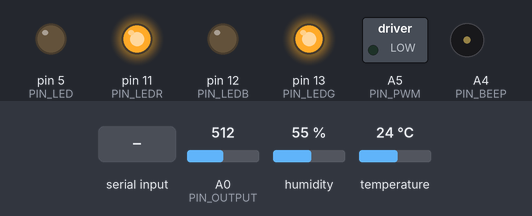
Bench run of a sketch on a simulated Arduino Uno, built with avr-gcc and run on an emulated ATmega328P. Parts: switched loads named in the sketch (green lamp = pin HIGH), output pins drawn as LEDs (lit = HIGH), buzzer (waves = sounding, pin HIGH). The test bench sets the inputs (shaded band); at power-on: A0 (PIN_OUTPUT) = 512, humidity 55 %, temperature 24 °C. What the sketch prints to the serial monitor is not drawn.

Above: at 2.2 s.
2.3 s: "O;" received over the second serial link
At 2.9 s:
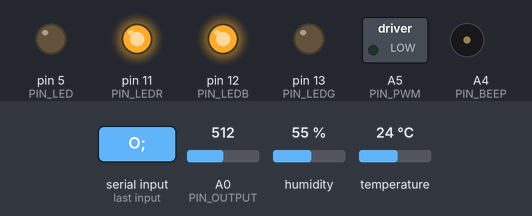
At 3.6 s:
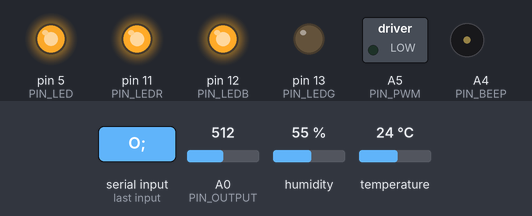
4.6 s: "+;" received over the second serial link
6.9 s: A0 (PIN_OUTPUT) set to 716
Timing chart, 0 to 15.1 s (numbered marks = the images above; inputs shaded):
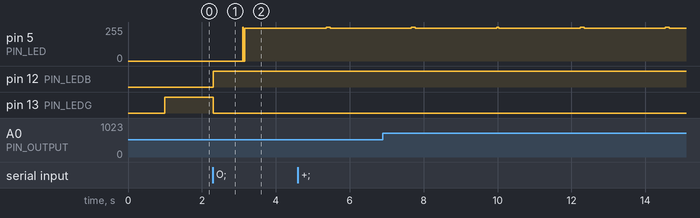

The sketch:

SAP-Arduino.ino
```cpp
#include <SoftwareSerial.h>
#include <ArduinoJson.h>
#include <dht11.h>
#include "GP2Y1010AU0F.h"
#define DHT11PIN 2
#define PIN_LED 5
#define PIN_OUTPUT A0
#define PIN_PWM A5
#define PIN_BEEP A4
#define PIN_LEDR 11
#define PIN_LEDB 12
#define PIN_LEDG 13
#define FILTER_N 200

// Library Init
GP2Y1010AU0F GP2Y1010AU0F(PIN_LED, PIN_OUTPUT);
SoftwareSerial SoftSerial(8, 9); // RX, TX
dht11 DHT11;

bool mode=false;
bool motor=false;
int mspeed=100;
int temp=0;
int hyd=0;
double pm=0.0;
int aqi=0;
int AQIL=80;
int AQIH=150;
int t=0;
bool warning = false;
int warning_c = 0;
char data_f='\0';

bool initF = false;
String productId = "S1Oy49-Pg";
String productSecret = "f19f86887820e73d0815d50a2ae888562831857c";

double getPM() {
  int i;
  double filter_sum = 0.0;
  double filter_max, filter_min;
  double filter_buf[FILTER_N];
  for(i = 0; i < FILTER_N; i++) {
    filter_buf[i] = GP2Y1010AU0F.getOutputV();
    delay(1);
  }
  filter_max = filter_buf[0];
  filter_min = filter_buf[0];
  filter_sum = filter_buf[0];
  for(i = FILTER_N - 1; i > 0; i--) {
    if(filter_buf[i] > filter_max)
      filter_max=filter_buf[i];
    else if(filter_buf[i] < filter_min)
      filter_min=filter_buf[i];
    filter_sum = filter_sum + filter_buf[i];
    filter_buf[i] = filter_buf[i - 1];
  }
  i = FILTER_N - 2;
  filter_sum = filter_sum - filter_max - filter_min + i / 2.0; // +i/2 的目的是为了四舍五入
  filter_sum = filter_sum / i;
  double outputV = filter_sum;
  double ugm3 = GP2Y1010AU0F.getDustDensity(outputV); //计算灰尘浓度
  return(ugm3);
}

void getTemp () {
  int chk = DHT11.read(DHT11PIN);
  switch (chk)
  {
    case DHTLIB_OK:
      break;
    case DHTLIB_ERROR_CHECKSUM:
      Serial.println("Checksum error");
      break;
    case DHTLIB_ERROR_TIMEOUT:
      Serial.println("Time out error");
      break;
    default:
      Serial.println("Unknown error");
      break;
  }
}

void setup() {
  // Open serial communications and wait for port to open:
  Serial.begin(9600);
  while (!Serial) {
    ; // wait for serial port to connect. Needed for native USB port only
  }
  // set the data rate for the SoftwareSerial port
  SoftSerial.begin(9600);
  delay(1000);
  pinMode(PIN_PWM,OUTPUT);
  pinMode(PIN_BEEP,OUTPUT);
  pinMode(PIN_LEDR,OUTPUT);
  pinMode(PIN_LEDB,OUTPUT);
  pinMode(PIN_LEDG,OUTPUT);
  analogWrite(PIN_PWM,100);
  digitalWrite(PIN_BEEP,LOW);
  digitalWrite(PIN_LEDR,HIGH);
  digitalWrite(PIN_LEDB,LOW);
  digitalWrite(PIN_LEDG,HIGH);

  SoftSerial.print("+P:" + productId + ',' + productSecret + ';');
  Serial.println("DEBUG|P:" + productId + ',' + productSecret);
}

void loop() { // run over and over
  if (SoftSerial.available()) {
    String msg = SoftSerial.readStringUntil(';');
    msg = msg.substring(msg.indexOf("+") + 1);
    if (msg == "O") {
      initF = true;
      digitalWrite(PIN_LEDR,HIGH);
      digitalWrite(PIN_LEDB,HIGH);
      digitalWrite(PIN_LEDG,LOW);
    }else{
      if (initF) {
        StaticJsonBuffer<200> jsonBuffer;
        JsonObject& root = jsonBuffer.parseObject(msg);
        if(root.containsKey("MODE")) {
          mode = root["MODE"];
        }
        if(root.containsKey("M")) {
          motor = root["M"];
        }
        if(root.containsKey("S")) {
          mspeed = root["S"];
        }
        if(root.containsKey("AQIL")) {
          AQIL = root["AQIL"];
        }
        if(root.containsKey("AQIH")) {
          AQIH = root["AQIH"];
        }
        //sscanf(msg,"C:%d:%d:%d:%d:%d",mode,motor,mspeed,AQIL,AQIH);
        msg="";
        SoftSerial.flush();
        Serial.print("DEBUG|");
        Serial.print("Mode:");
        Serial.print(mode);
        Serial.print("|Motor:");
        Serial.print(motor);
        Serial.print("|Speed:");
        Serial.print(mspeed);
        Serial.print("|AQIL:");
        Serial.print(AQIL);
        Serial.print("|AQIH:");
        Serial.println(AQIH);
      }
    }
  }
  if(!motor) {
    analogWrite(PIN_PWM,0);
  }else{
    analogWrite(PIN_PWM,(int)(mspeed*2.55));
  }
  if(mode){
    if(aqi >= AQIH){
      motor=true;
      int t=aqi-AQIH;
      if(t+100 > 255) t=155;
      mspeed=t+100;
      warning=true;
    }else if(aqi <= AQIL){
      motor=false;
      mspeed=100;
      warning=false;
    }
  }
  if(warning) {
    if(warning_c == 150) {
      int tag = digitalRead(PIN_LEDR) ? 128 : 0;
      analogWrite(PIN_BEEP,tag);
      digitalWrite(PIN_LEDR,!digitalRead(PIN_LEDR));
      digitalWrite(PIN_LEDB,HIGH);
      digitalWrite(PIN_LEDG,HIGH);
      warning_c=0;
    }
    warning_c++;
  }else if (warning_c!=0){
    warning_c=0;
  }
  if ((t == 300 || t == 600 || t == 900) && initF) {
    getTemp();
    double pm_t = getPM();
    int aqi_t=(int)GP2Y1010AU0F.getAQI(pm);
    int temp_t=DHT11.temperature;
    int hyd_t=DHT11.humidity;
    StaticJsonBuffer<200> jsonBuffer;
    JsonObject& root = jsonBuffer.createObject();
    bool empty = true;
    if (temp_t != temp) {
      root["T"] = temp_t;
      temp = temp_t;
      if(empty) empty = false;
    }
    if (hyd_t != hyd) {
      root["H"] = hyd_t;
      hyd = hyd_t;
      if(empty) empty = false;
    }
    if (pm_t != pm) {
      root["PM"] = pm_t;
      pm = pm_t;
      if(empty) empty = false;
    }
    if (aqi_t != aqi) {
      root["AQI"] = aqi_t;
      aqi = aqi_t;
      if(empty) empty = false;
    }
    if (!empty) {
      SoftSerial.print("+");
      root.printTo(SoftSerial);
      SoftSerial.print(";");
      Serial.print("DEBUG|");
      root.printTo(Serial);
      Serial.println("");
    }
    if (t == 900) {
      char msg_s[128];
      double pm = getPM();
      aqi=(int)pm;
      sprintf(msg_s, "+{\"MODE\":%d,\"M\":%d,\"S\":%d,\"AQIL\":%d,\"AQIH\":%d};",mode, motor, mspeed, AQIL, AQIH);
      SoftSerial.print(msg_s);
      Serial.print("DEBUG|");
      Serial.println(msg_s);
      t=0;
    } else t++;
  }else{
    t++;
  }
}
```

Measured:
- after the input at 2.3 s, pin 5 (PIN_LED): 0/255 → 247/255 after 0.80 s; pin 12 (PIN_LEDB): LOW → HIGH at once; pin 13 (PIN_LEDG): HIGH → LOW at once
